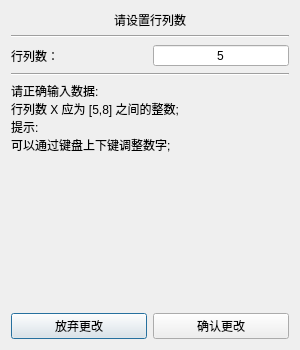
<?xml version="1.0" encoding="UTF-8"?>
<ui version="4.0">
 <class>RowColSetDialog</class>
 <widget class="QDialog" name="RowColSetDialog">
  <property name="geometry">
   <rect>
    <x>0</x>
    <y>0</y>
    <width>300</width>
    <height>350</height>
   </rect>
  </property>
  <property name="sizePolicy">
   <sizepolicy hsizetype="Fixed" vsizetype="Fixed">
    <horstretch>0</horstretch>
    <verstretch>0</verstretch>
   </sizepolicy>
  </property>
  <property name="windowTitle">
   <string>Dialog</string>
  </property>
  <layout class="QHBoxLayout" name="horizontalLayout_3">
   <item>
    <layout class="QVBoxLayout" name="verticalLayout">
     <item>
      <widget class="QLabel" name="label_3">
       <property name="text">
        <string>请设置行列数</string>
       </property>
       <property name="alignment">
        <set>Qt::AlignCenter</set>
       </property>
      </widget>
     </item>
     <item>
      <widget class="Line" name="line_2">
       <property name="orientation">
        <enum>Qt::Horizontal</enum>
       </property>
      </widget>
     </item>
     <item>
      <layout class="QHBoxLayout" name="horizontalLayout">
       <item>
        <widget class="QLabel" name="label">
         <property name="text">
          <string>行列数：</string>
         </property>
        </widget>
       </item>
       <item>
        <widget class="QSpinBox" name="RowSpinBox">
         <property name="alignment">
          <set>Qt::AlignCenter</set>
         </property>
         <property name="buttonSymbols">
          <enum>QAbstractSpinBox::NoButtons</enum>
         </property>
         <property name="specialValueText">
          <string/>
         </property>
         <property name="minimum">
          <number>5</number>
         </property>
         <property name="maximum">
          <number>8</number>
         </property>
        </widget>
       </item>
      </layout>
     </item>
     <item>
      <widget class="Line" name="line">
       <property name="orientation">
        <enum>Qt::Horizontal</enum>
       </property>
      </widget>
     </item>
     <item>
      <widget class="QLabel" name="label_2">
       <property name="text">
        <string>请正确输入数据:
行列数 X 应为 [5,8] 之间的整数;
提示:
可以通过键盘上下键调整数字;</string>
       </property>
      </widget>
     </item>
     <item>
      <spacer name="verticalSpacer">
       <property name="orientation">
        <enum>Qt::Vertical</enum>
       </property>
       <property name="sizeHint" stdset="0">
        <size>
         <width>20</width>
         <height>40</height>
        </size>
       </property>
      </spacer>
     </item>
     <item>
      <layout class="QHBoxLayout" name="horizontalLayout_2">
       <item>
        <widget class="QPushButton" name="NoBtn">
         <property name="text">
          <string>放弃更改</string>
         </property>
        </widget>
       </item>
       <item>
        <widget class="QPushButton" name="YesBtn">
         <property name="text">
          <string>确认更改</string>
         </property>
        </widget>
       </item>
      </layout>
     </item>
    </layout>
   </item>
  </layout>
 </widget>
 <resources/>
 <connections/>
</ui>
